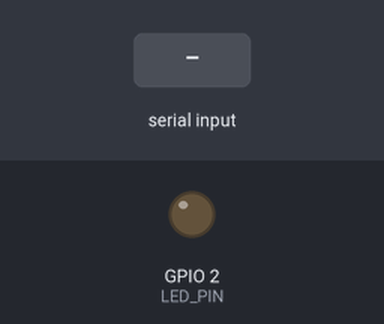
Bench run of a sketch on a simulated ESP32. Parts: output pins drawn as LEDs (lit = HIGH). Dashed ring = blinking. The inputs (shaded band) are chosen by the test bench. What the sketch prints to the serial monitor is not drawn.

Above: at 1.1 s.
At 2.5 s:
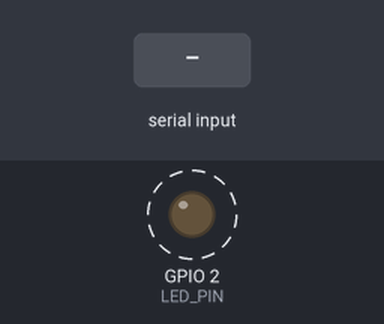
2.6 s: "risk\n" received over the second serial link
4.1 s: "90 45\n" received over the second serial link
5.6 s: "30 150\n" received over the second serial link
Timing chart, 0 to 13.1 s (numbered marks = the images above; inputs shaded):
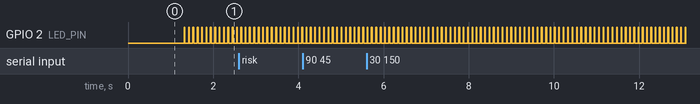

The sketch:

07_vehicle_jetson_uart_probe.ino
```cpp
// V2X Vehicle -> Jetson UART Probe
// 차량 ESP 단독 테스트용: 차량 상태 JSON을 USB Serial과 Jetson UART로 동시에 송신.
// 지팡이 ESP가 없어도 Jetson 입력/파싱/risk 회신 흐름을 먼저 확인할 수 있음.

#include <WiFi.h>
#include <esp_now.h>
#include "esp_wifi.h"
#include <math.h>

// =====================
// 기능 설정
// =====================
#define USE_SIMULATED_GPS 1
#define USE_ESPNOW_BROADCAST 1

// =====================
// 핀 설정
// =====================
#define LED_PIN 2

// Jetson UART
// ESP32 GPIO33 TX1 -> Jetson RX
// ESP32 GPIO32 RX1 <- Jetson TX
// GND 공통 연결 필수
#define JETSON_RX 32
#define JETSON_TX 33
#define JETSON_BAUD 115200

// =====================
// 송신 설정
// =====================
#define SEND_INTERVAL_MS 100   // 10Hz
#define V2X_MAGIC 0x56325831UL // "V2X1"

// 테스트 기준 좌표. 실험 장소 근처 좌표로 바꾸면 Jetson 거리 계산 확인이 쉬움.
#define START_LAT 37.000000
#define START_LNG 127.000000

typedef struct __attribute__((packed)) v2x_message {
  uint32_t magic;
  uint8_t version;
  uint8_t msg_type;
  uint8_t node_type;
  uint8_t risk_level;
  uint8_t gps_valid;

  uint32_t node_id;
  float latitude;
  float longitude;
  float speed_mps;
  float heading_deg;

  uint32_t timestamp_ms;
  uint16_t seq_num;
} v2x_message_t;

HardwareSerial jetsonSerial(1);

uint8_t broadcastMAC[] = {0xFF, 0xFF, 0xFF, 0xFF, 0xFF, 0xFF};
v2x_message_t packet;

uint32_t vehicleId = 0;
uint16_t seq = 0;
uint32_t sendCount = 0;
uint32_t lastSendMs = 0;
uint8_t lastJetsonRisk = 0;
uint32_t lastJetsonRxMs = 0;

char jetsonLine[160];
size_t jetsonLineLen = 0;

void printMacAddress(const char *prefix, const uint8_t *mac) {
  Serial.print(prefix);
  for (int i = 0; i < 6; i++) {
    if (mac[i] < 16) Serial.print("0");
    Serial.print(mac[i], HEX);
    if (i < 5) Serial.print(":");
  }
  Serial.println();
}

uint32_t macToNodeId(const uint8_t *mac) {
  return ((uint32_t)mac[2] << 24) | ((uint32_t)mac[3] << 16) | ((uint32_t)mac[4] << 8) | mac[5];
}

void setupVehicleId() {
  uint8_t mac[6];
  esp_wifi_get_mac(WIFI_IF_STA, mac);
  vehicleId = macToNodeId(mac);
  printMacAddress("[VEHICLE] STA MAC Address: ", mac);
  Serial.printf("[VEHICLE] node_id=%lu\n", (unsigned long)vehicleId);
}

void setupEspNow() {
  WiFi.mode(WIFI_STA);
  delay(300);

  setupVehicleId();

#if USE_ESPNOW_BROADCAST
  if (esp_now_init() != ESP_OK) {
    Serial.println("[ESP-NOW] init failed");
    return;
  }

  esp_now_peer_info_t peer = {};
  memcpy(peer.peer_addr, broadcastMAC, 6);
  peer.channel = 0;
  peer.encrypt = false;

  if (esp_now_add_peer(&peer) == ESP_OK) {
    Serial.println("[ESP-NOW] broadcast peer added");
  } else {
    Serial.println("[ESP-NOW] broadcast peer add failed");
  }
#endif
}

float metersToLatDeg(float meters) {
  return meters / 111320.0f;
}

float metersToLngDeg(float meters, float latDeg) {
  float latRad = latDeg * 0.017453292519943295f;
  float denom = 111320.0f * cosf(latRad);
  if (fabsf(denom) < 0.001f) return 0.0f;
  return meters / denom;
}

void buildSimulatedVehicleState(float &lat, float &lng, float &speedMps, float &headingDeg) {
  float t = millis() / 1000.0f;

  speedMps = 2.0f + 0.5f * sinf(t * 0.5f);
  headingDeg = 90.0f;

  // 동쪽으로 천천히 이동하는 가상 차량.
  float eastMeters = t * speedMps;
  lat = START_LAT;
  lng = START_LNG + metersToLngDeg(eastMeters, START_LAT);
}

void buildPacket() {
  memset(&packet, 0, sizeof(packet));

  packet.magic = V2X_MAGIC;
  packet.version = 1;
  packet.msg_type = 1;       // vehicle status
  packet.node_type = 0x10;   // vehicle
  packet.risk_level = 0;     // 차량은 risk 판단 안 함
  packet.node_id = vehicleId;

#if USE_SIMULATED_GPS
  packet.gps_valid = 1;
  float lat = 0.0f;
  float lng = 0.0f;
  float speedMps = 0.0f;
  float headingDeg = 0.0f;
  buildSimulatedVehicleState(lat, lng, speedMps, headingDeg);
  packet.latitude = lat;
  packet.longitude = lng;
  packet.speed_mps = speedMps;
  packet.heading_deg = headingDeg;
#else
  packet.gps_valid = 0;
  packet.latitude = 0.0f;
  packet.longitude = 0.0f;
  packet.speed_mps = 0.0f;
  packet.heading_deg = 0.0f;
#endif

  packet.timestamp_ms = millis();
  packet.seq_num = seq++;
}

void sendJsonToJetson(const char *espnowResult) {
  char line[240];
  snprintf(
    line,
    sizeof(line),
    "{\"type\":\"vehicle\",\"node_id\":%lu,\"seq\":%u,\"gps_valid\":%u,"
    "\"lat\":%.6f,\"lng\":%.6f,\"speed_mps\":%.3f,\"heading_deg\":%.2f,"
    "\"tx_ms\":%lu,\"espnow\":\"%s\"}",
    (unsigned long)packet.node_id,
    packet.seq_num,
    packet.gps_valid,
    packet.latitude,
    packet.longitude,
    packet.speed_mps,
    packet.heading_deg,
    (unsigned long)packet.timestamp_ms,
    espnowResult
  );

  Serial.println(line);
  jetsonSerial.println(line);
}

void sendVehicleState() {
  buildPacket();

  const char *espnowText = "off";

#if USE_ESPNOW_BROADCAST
  esp_err_t result = esp_now_send(broadcastMAC, (uint8_t *)&packet, sizeof(packet));
  espnowText = result == ESP_OK ? "ok" : "err";
#endif

  sendCount++;
  sendJsonToJetson(espnowText);
}

int extractRiskFromLine(const char *line) {
  const char *riskKey = strstr(line, "\"risk\"");
  if (!riskKey) riskKey = strstr(line, "risk");
  if (!riskKey) return -1;

  while (*riskKey && *riskKey != ':' && *riskKey != '=') riskKey++;
  if (!*riskKey) return -1;
  riskKey++;

  while (*riskKey == ' ' || *riskKey == '\"') riskKey++;
  if (*riskKey < '0' || *riskKey > '3') return -1;
  return *riskKey - '0';
}

void handleJetsonLine(const char *line) {
  int risk = extractRiskFromLine(line);
  Serial.print("[FROM JETSON] ");
  Serial.println(line);

  if (risk >= 0) {
    lastJetsonRisk = (uint8_t)risk;
    lastJetsonRxMs = millis();
    Serial.printf("[JETSON RISK] risk=%u\n", lastJetsonRisk);
  }
}

void readJetsonUart() {
  while (jetsonSerial.available()) {
    char c = (char)jetsonSerial.read();
    if (c == '\r') continue;

    if (c == '\n') {
      jetsonLine[jetsonLineLen] = '\0';
      if (jetsonLineLen > 0) {
        handleJetsonLine(jetsonLine);
      }
      jetsonLineLen = 0;
      continue;
    }

    if (jetsonLineLen < sizeof(jetsonLine) - 1) {
      jetsonLine[jetsonLineLen++] = c;
    } else {
      jetsonLineLen = 0;
    }
  }
}

void setup() {
  Serial.begin(115200);
  delay(1000);

  Serial.println("=== V2X Vehicle Jetson UART Probe ===");
  Serial.println("[WIRING] ESP32 GPIO33 TX1 -> Jetson RX");
  Serial.println("[WIRING] ESP32 GPIO32 RX1 <- Jetson TX");
  Serial.println("[WIRING] ESP32 GND <-> Jetson GND");

  pinMode(LED_PIN, OUTPUT);
  digitalWrite(LED_PIN, LOW);

  jetsonSerial.begin(JETSON_BAUD, SERIAL_8N1, JETSON_RX, JETSON_TX);
  Serial.println("[JETSON UART] ready 115200");

  setupEspNow();
  Serial.println("[VEHICLE] System ready");
}

void loop() {
  readJetsonUart();

  if (millis() - lastSendMs >= SEND_INTERVAL_MS) {
    lastSendMs = millis();
    digitalWrite(LED_PIN, HIGH);
    sendVehicleState();
    digitalWrite(LED_PIN, LOW);
  }

  delay(5);
}
```

Measured:
- by itself, GPIO 2 (LED_PIN): alternates HIGH for 0.02 s and LOW for 0.08 s
